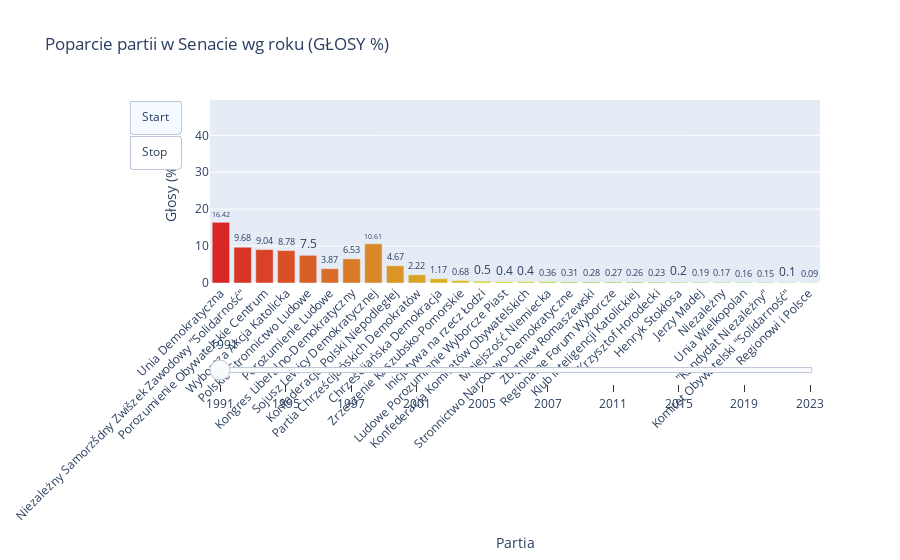

Write notebook code for a chart like this one.
### Markdown cell above
### Rekord posiadanych mandatów należy do SLD-UP w latach 2001-2005 (75 mandatów). Najdłużej w Senacie była partia: Polskie Stronnictwo Ludowe bo aż 8 kadencji. Od 2001 roku w Senacie obecne są dwie największe partie polityczne: Platforma Obywatelska oraz Prawo i Sprawiedliwość. Najwięcej partii było w Senacie w latach 1991-1993 bo aż 28 partii i koitetów wyborczych. A najmniej w 2007-2011 (3 partii/komitety). Od 2007 do 2023 roku w Senacie rządziły praktycznie tylko dwie partie: PO oraz PIS.

### Code cell
# Filtrowanie partii, które dostały się do Senatu
df_sejm = df[df["MANDATY TAK NIE"] == "Tak"].copy()

# Konwersja kolumny 'GLOSY (%)' na liczby (float)
df_sejm["GLOSY (%)"] = pd.to_numeric(df_sejm["GLOSY (%)"], errors='coerce')

# Lista unikalnych lat i partii
years = sorted(df_sejm["ROK"].unique())
partie = df_sejm["PARTIA"].unique()

# Kolory dla partii (przypisane na podstawie indeksu)
colors = {
    partia: f"hsl({i * 360 / len(partie)}, 70%, 50%)"
    for i, partia in enumerate(partie)
}

# Inicjalizacja wykresu
fig = go.Figure()

# Dodanie pierwszego roku jako domyślnego widoku
initial_year = years[0]
df_initial = df_sejm[df_sejm["ROK"] == initial_year]

fig.add_trace(go.Bar(
    x=df_initial["PARTIA"],
    y=df_initial["GLOSY (%)"],
    marker_color=[colors[p] for p in df_initial["PARTIA"]],
    text=df_initial["GLOSY (%)"].round(2),
    textposition='outside',
    name=str(initial_year)
))

# Przygotowanie ramek animacji
frames = []
steps = []

for year in years:
    df_year = df_sejm[df_sejm["ROK"] == year]
    frame = go.Frame(
        data=[go.Bar(
            x=df_year["PARTIA"],
            y=df_year["GLOSY (%)"],
            marker_color=[colors[p] for p in df_year["PARTIA"]],
            text=df_year["GLOSY (%)"].round(2),
            textposition='outside'
        )],
        name=str(year)
    )
    frames.append(frame)

    step = dict(
        method="animate",
        args=[[str(year)], {
            "mode": "immediate",
            "frame": {"duration": 500, "redraw": True},
            "transition": {"duration": 300}
        }],
        label=str(year)
    )
    steps.append(step)

# Dodanie ramek animacji do figury
fig.frames = frames

# Layout wykresu
fig.update_layout(
    title="Poparcie partii w Senacie wg roku (GŁOSY %)",
    xaxis_title="Partia",
    yaxis_title="Głosy (%)",
    xaxis_tickangle=-45,
    yaxis=dict(range=[0, df_sejm["GLOSY (%)"].max() + 5]),
    sliders=[{
        "active": 0,
        "pad": {"t": 50},
        "steps": steps
    }],
    updatemenus=[{
        "type": "buttons",
        "buttons": [
            {"label": "Start", "method": "animate", "args": [None, {
                "frame": {"duration": 1000, "redraw": True},
                "fromcurrent": True,
                "transition": {"duration": 500}
            }]},
            {"label": "Stop", "method": "animate", "args": [[None], {
                "frame": {"duration": 0, "redraw": False},
                "mode": "immediate",
                "transition": {"duration": 0}
            }]}
        ]
    }],
    showlegend=False
)

fig.show()

### Figure 1 — Plotly figure (JSON) as saved in the notebook; plotly's stock layout.template omitted (floating-point values rounded to 4 significant figures)
{"data": [{"marker": {"color": ["hsl(0.0, 70%, 50%)", "hsl(4.675324675324675, 70%, 50%)", "hsl(9.35064935064935, 70%, 50%)", "hsl(14.025974025974026, 70%, 50%)", "hsl(18.7012987012987, 70%, 50%)", "hsl(23.376623376623378, 70%, 50%)", "hsl(28.051948051948052, 70%, 50%)", "hsl(32.72727272727273, 70%, 50%)", "hsl(37.4025974025974, 70%, 50%)", "hsl(42.077922077922075, 70%, 50%)", "hsl(46.753246753246756, 70%, 50%)", "hsl(51.42857142857143, 70%, 50%)", "hsl(56.103896103896105, 70%, 50%)", "hsl(60.77922077922078, 70%, 50%)", "hsl(65.45454545454545, 70%, 50%)", "hsl(70.12987012987013, 70%, 50%)", "hsl(74.8051948051948, 70%, 50%)", "hsl(79.48051948051948, 70%, 50%)", "hsl(84.15584415584415, 70%, 50%)", "hsl(88.83116883116882, 70%, 50%)", "hsl(93.50649350649351, 70%, 50%)", "hsl(98.18181818181819, 70%, 50%)", "hsl(102.85714285714286, 70%, 50%)", "hsl(107.53246753246754, 70%, 50%)", "hsl(112.20779220779221, 70%, 50%)", "hsl(116.88311688311688, 70%, 50%)", "hsl(121.55844155844156, 70%, 50%)", "hsl(126.23376623376623, 70%, 50%)"]}, "name": "1991", "text": [16.42, 9.68, 9.04, 8.78, 7.5, 3.87, 6.53, 10.61, 4.67, 2.22, 1.17, 0.68, 0.5, 0.4, 0.4, 0.36, 0.31, 0.28, 0.27, 0.26, 0.23, 0.2, 0.19, 0.17, 0.16, 0.15, 0.1, 0.09], "textposition": "outside", "type": "bar", "x": ["Unia Demokratyczna", "Niezależny Samorzšdny Zwišzek Zawodowy \"Solidarność\"", "Porozumienie Obywatelskie Centrum", "Wyborcza Akcja Katolicka", "Polskie Stronnictwo Ludowe", "Porozumienie Ludowe", "Kongres Liberalno-Demokratyczny", "Sojusz Lewicy Demokratycznej", "Konfederacja Polski Niepodległej", "Partia Chrześcijańskich Demokratów", "Chrześcijańska Demokracja", "Zrzeszenie Kaszubsko-Pomorskie", "Inicjatywa na rzecz Łodzi", "Ludowe Porozumienie Wyborcze Piast", "Konfederacja Komitetów Obywatelskich", "Mniejszość Niemiecka", "Stronnictwo Narodowo-Demokratyczne", "Zbigniew Romaszewski", "Regionalne Forum Wyborcze", "Klub Inteligencji Katolickiej", "Krzysztof Horodecki", "Henryk Stokłosa", "Jerzy Madej", "Niezależny", "Unia Wielkopolan", "\"Kandydat Niezależny\"", "Komitet Obywatelski \"Solidarność\"", "Regionowi i Polsce"], "y": [16.42, 9.68, 9.04, 8.78, 7.5, 3.87, 6.53, 10.61, 4.67, 2.22, 1.17, 0.68, 0.5, 0.4, 0.4, 0.36, 0.31, 0.28, 0.27, 0.26, 0.23, 0.2, 0.19, 0.17, 0.16, 0.15, 0.1, 0.09]}], "layout": {"showlegend": false, "sliders": [{"active": 0, "pad": {"t": 50}, "steps": [{"args": [["1991"], {"frame": {"duration": 500, "redraw": true}, "mode": "immediate", "transition": {"duration": 300}}], "label": "1991", "method": "animate"}, {"args": [["1995"], {"frame": {"duration": 500, "redraw": true}, "mode": "immediate", "transition": {"duration": 300}}], "label": "1995", "method": "animate"}, {"args": [["1997"], {"frame": {"duration": 500, "redraw": true}, "mode": "immediate", "transition": {"duration": 300}}], "label": "1997", "method": "animate"}, {"args": [["2001"], {"frame": {"duration": 500, "redraw": true}, "mode": "immediate", "transition": {"duration": 300}}], "label": "2001", "method": "animate"}, {"args": [["2005"], {"frame": {"duration": 500, "redraw": true}, "mode": "immediate", "transition": {"duration": 300}}], "label": "2005", "method": "animate"}, {"args": [["2007"], {"frame": {"duration": 500, "redraw": true}, "mode": "immediate", "transition": {"duration": 300}}], "label": "2007", "method": "animate"}, {"args": [["2011"], {"frame": {"duration": 500, "redraw": true}, "mode": "immediate", "transition": {"duration": 300}}], "label": "2011", "method": "animate"}, {"args": [["2015"], {"frame": {"duration": 500, "redraw": true}, "mode": "immediate", "transition": {"duration": 300}}], "label": "2015", "method": "animate"}, {"args": [["2019"], {"frame": {"duration": 500, "redraw": true}, "mode": "immediate", "transition": {"duration": 300}}], "label": "2019", "method": "animate"}, {"args": [["2023"], {"frame": {"duration": 500, "redraw": true}, "mode": "immediate", "transition": {"duration": 300}}], "label": "2023", "method": "animate"}]}], "title": {"text": "Poparcie partii w Senacie wg roku (GŁOSY %)"}, "updatemenus": [{"buttons": [{"args": [null, {"frame": {"duration": 1000, "redraw": true}, "fromcurrent": true, "transition": {"duration": 500}}], "label": "Start", "method": "animate"}, {"args": [[null], {"frame": {"duration": 0, "redraw": false}, "mode": "immediate", "transition": {"duration": 0}}], "label": "Stop", "method": "animate"}], "type": "buttons"}], "xaxis": {"tickangle": -45, "title": {"text": "Partia"}}, "yaxis": {"range": [0, 49.56], "title": {"text": "Głosy (%)"}}}}
